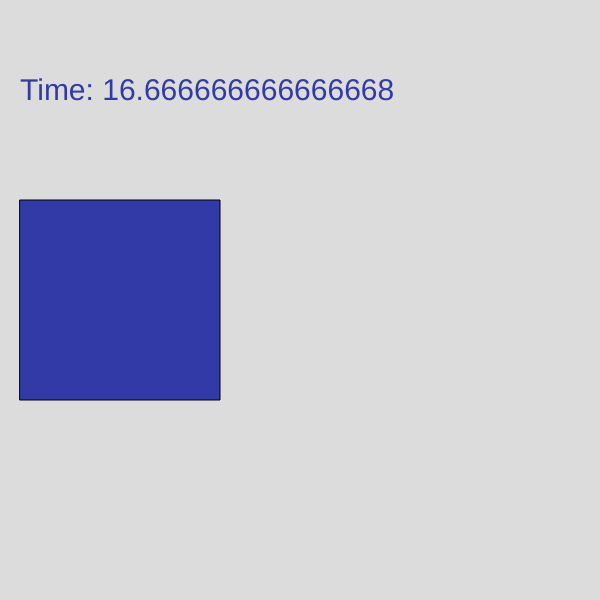
Frame 1 (no input)
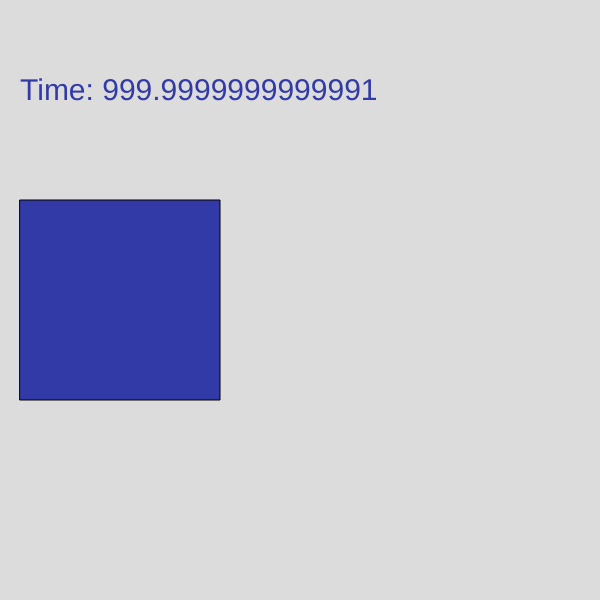
Frame 60 (no input)
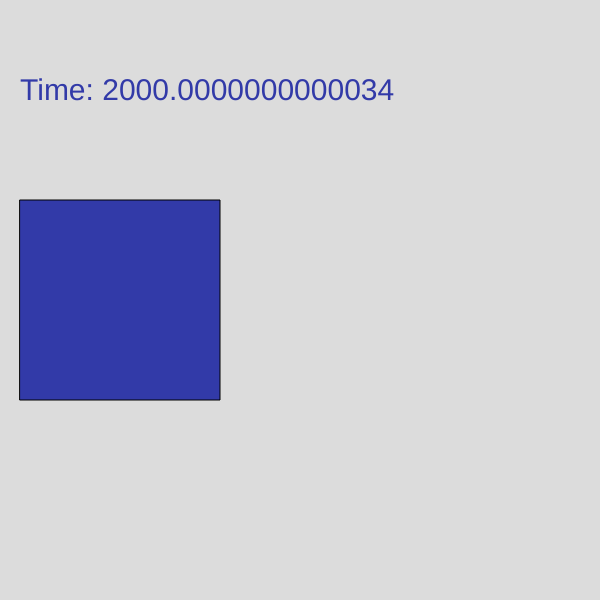
Frame 120 (the mouse pressed at the canvas centre since frame 60)

The p5.js sketch that drew these frames (run headless with seeded random() and noise() and a simulated clock; from frame 60 on, the mouse is pressed at the canvas centre):

// p5.js sketch
// ── sketch.js
let img;
let millisecond;


function loadout(){

}


function setup() {
  createCanvas(600, 600);
  background(50, 58, 168);
}

function draw() {
  millisecond = millis();
  background(220);
  fill(50, 58, 168);
  square(20, 200,200);
  textSize(30);
  text("Time: " + millisecond, 20, 100);
}
